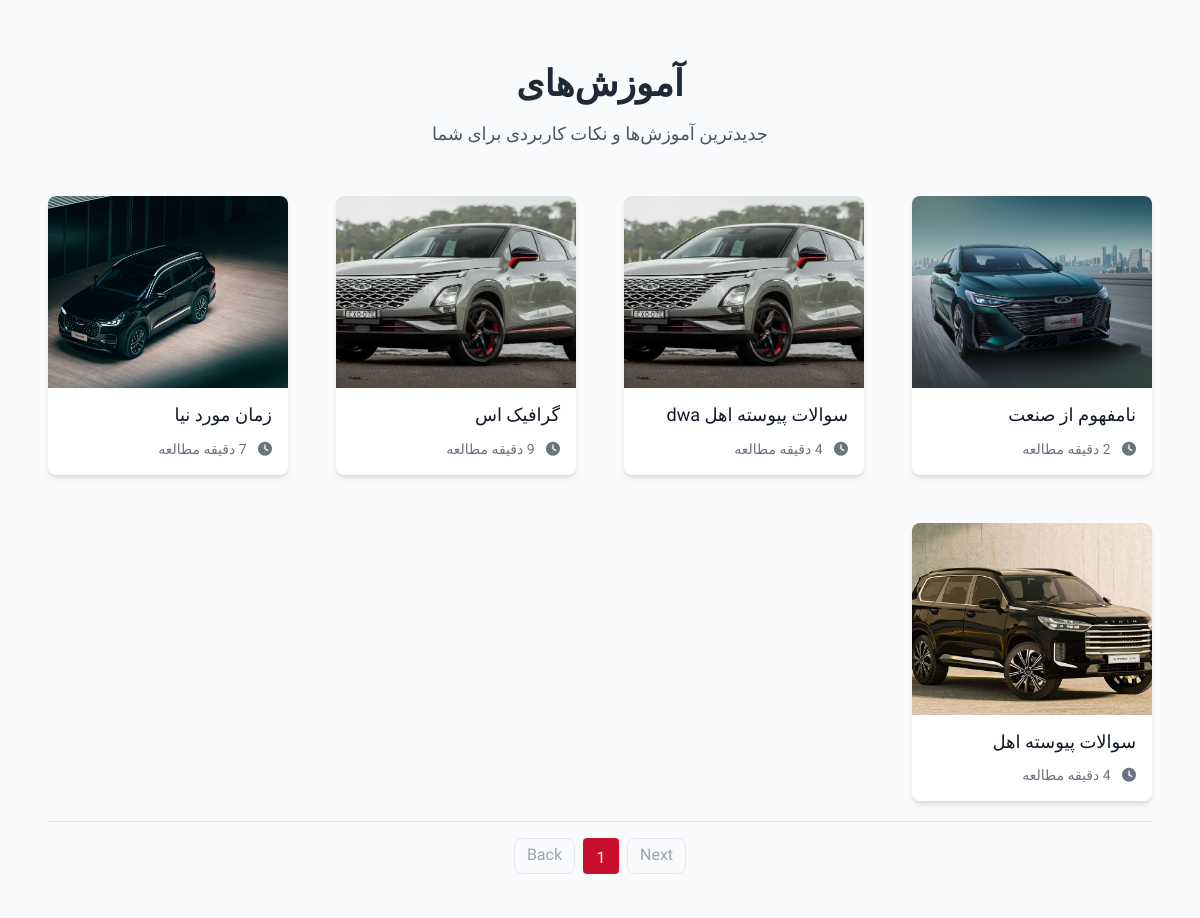
The page /tutorial_list/ on the database as committed earlier.
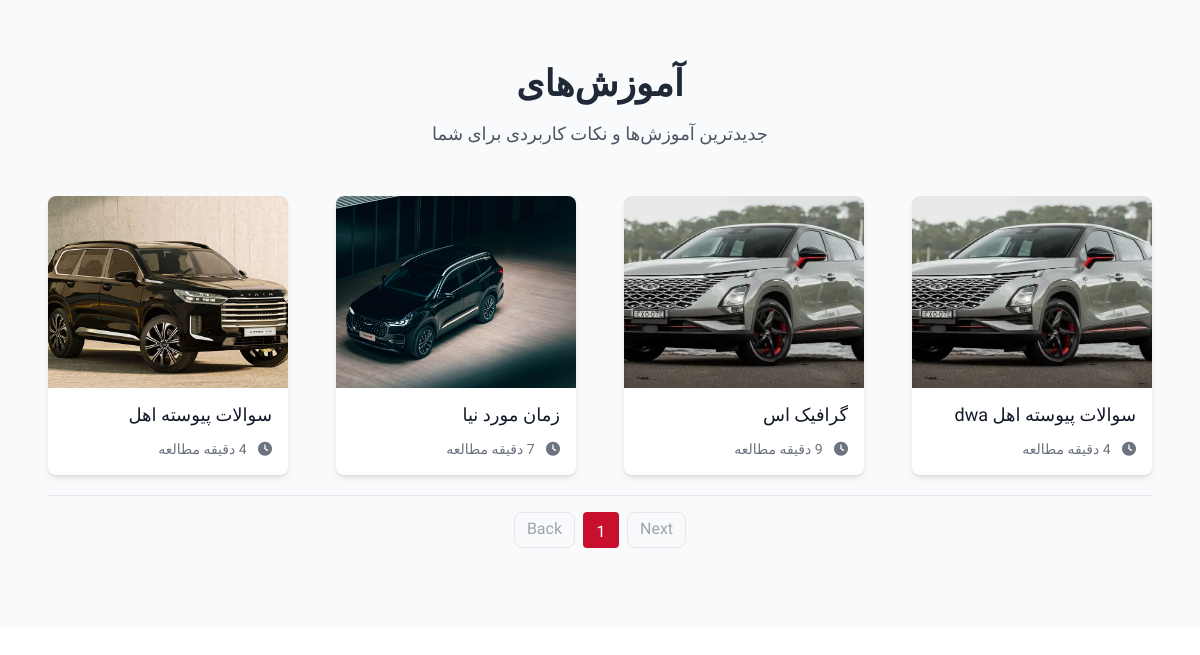
The same page on the database as committed later.
### TutorialModule/models.py (models this page shows, shortened)
class TutorialModel(models.Model):
    title = models.CharField(max_length=200, verbose_name='سر تیتر', unique=True, null=True)
    slug = models.SlugField(blank=True, null=True, editable=False, allow_unicode=True)
    text = models.TextField(verbose_name='متن')
    image = models.ImageField(upload_to='Media/Tutorial-images', verbose_name='تصویر')
    is_active = models.BooleanField(default=True, verbose_name='فعال / غیر فعال')
    created_at = models.DateTimeField(auto_now_add=True, null=True, editable=False)
    writer = models.CharField(max_length=200, verbose_name='نویسنده', null=True)
    show_on_main = models.BooleanField(default=False, verbose_name='نشان دادن در خانه')
    minutes_to_read = models.IntegerField(default=5, verbose_name="چند دقیقه برای مطالعه نیاز است ؟")
    class Meta:
        verbose_name = 'آموزش'
        verbose_name_plural = 'آموزش‌ها'

### TutorialModule/views.py (the view)
# urls.py: path("", views.TutorialListView.as_view(), name="TutorialListPage"),
class TutorialListView(ListView):
    model = models.TutorialModel
    template_name = 'Tutorial/TutorialList.html'
    context_object_name = 'tutorials'
    paginate_by = 12
    def get_queryset(self):
        return models.TutorialModel.objects.filter(is_active=True).all()
    def get_context_data(self, **kwargs):
        context = super().get_context_data(**kwargs)
        context['site_settings'] = SiteSettingsModel.objects.filter(is_active=True).first()
        return context

### templates/Tutorial/TutorialList.html (shortened to what this page needs)
{% extends 'Base/Base.html' %}
{% load thumbnail %}
{% block content %}
<main class="w-full px-6 md:px-12 py-16 bg-gray-50">
      <header class="mb-12 text-center">
        <h1 class="text-4xl font-bold text-gray-800 mb-4">آموزش‌های</h1>
        <p class="text-gray-600 text-lg">
          جدیدترین آموزش‌ها و نکات کاربردی برای شما
        </p>
      </header>
    <div class="grid grid-cols-1 sm:grid-cols-2 md:grid-cols-3 lg:grid-cols-4 gap-12"
     aria-label="Tutorial List">
    {% for tutorial in tutorials %}
        <article class="bg-white rounded-lg shadow-md overflow-hidden w-full max-w-xs mx-auto transform transition-transform duration-300 hover:scale-105">
            <a href="{% url 'TutorialDetailPage' tutorial.slug %}" class="block">
                <div class="h-48 overflow-hidden">
                    {% thumbnail tutorial.image "288x192" crop="center" as im %}
                        <img src="{{ im.url }}" alt="{{ tutorial.title }}" class="w-full h-full object-cover">
                    {% endthumbnail %}
                </div>
                <div class="p-4">
                    <h3 class="text-gray-900 font-medium text-lg min-h-[56px] leading-tight">
                        {{ tutorial.title }}
                    </h3>
                    <p class="text-gray-500 text-sm mt-3">
                        <i class="fas fa-clock ml-2" aria-hidden="true"></i>
                        {{ tutorial.minutes_to_read }} دقیقه مطالعه
                    </p>
                </div>
            </a>
        </article>
    {% endfor %}
</div>
    <div dir="ltr" id="pagination" class="w-full border-t py-4 flex flex-row items-center justify-around gap-5 mt-5">
    <div class="flex flex-row gap-2">
        {% if page_obj.has_previous %}
            <a href="?page={{ page_obj.previous_page_number }}"
               class="border rounded-lg px-3 py-1 text-gray-400 hover:text-white hover:bg-bgRed hover:border-transparent duration-150">
                Back
            </a>
        {% else %}
            <span class="border rounded-lg px-3 py-1 text-gray-400 opacity-50 cursor-not-allowed">Back</span>
        {% endif %}
        {% for num in paginator.page_range %}
            {% if num == page_obj.number %}
                <div class="rounded bg-bgRed w-9 h-9 text-center px-3 py-2 text-white cursor-pointer">
                    {{ num }}
                </div>
            {% else %}
                <a href="?page={{ num }}"
                   class="rounded border border-gray-600 w-9 h-9 text-center px-3 py-2 text-steelGray hover:border-transparent hover:bg-bgRed hover:text-lightGray duration-300 cursor-pointer">
                    {{ num }}
                </a>
            {% endif %}
        {% endfor %}
        {% if page_obj.has_next %}
            <a href="?page={{ page_obj.next_page_number }}"
               class="border rounded-lg px-3 py-1 text-gray-400 hover:text-white hover:bg-bgRed hover:border-transparent duration-150">
                Next
            </a>
        {% else %}
            <span class="border rounded-lg px-3 py-1 text-gray-400 opacity-50 cursor-not-allowed">Next</span>
        {% endif %}
    </div>
</div>
    </main>
{% endblock %}

Rows that differ between the two databases and show on the page:
removed TutorialModel: shows a picture, title "نامفهوم از صنعت"
